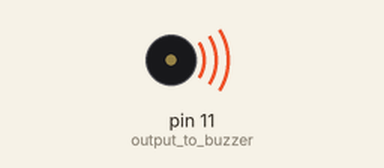
Simulated run of this sketch. Board: Arduino Uno, built with avr-gcc and run on an emulated ATmega328P. On the bench: buzzer (waves = sounding).

Above: at 0.1 s.
Timing chart, 0 to 1.6 s (numbered marks = the images above):
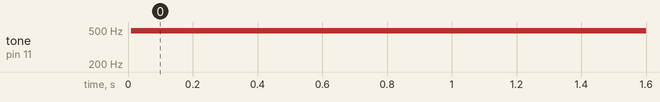

The sketch:

alarm.ino
```cpp
void setup() {
  // put your setup code here, to run once:
  pinMode(11,OUTPUT); //output to buzzer
}

void loop() {
  // put your main code here, to run repeatedly:
  int pwmrate;
  pwmrate = 0; //sets the pwm to minimum
  while(pwmrate < 255){ //loop for increasing the pwm signal gradualy
    analogWrite(11,pwmrate);
    delay(10); //delay for each increase in pwm signal
    pwmrate = pwmrate + 1;
  }
 while(pwmrate > 0){ //loop for decreasing the pwm signal
    analogWrite(11,pwmrate);
    delay(10);
    pwmrate = pwmrate - 1;
  }
}
```

Measured:
- by itself, tone on pin 11 (output_to_buzzer): silent → 490 Hz at 0.01 s
